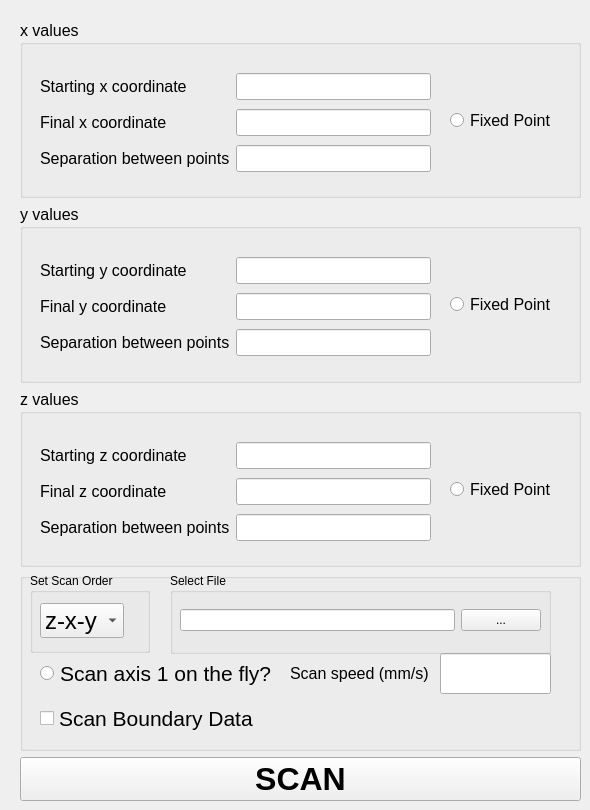
    <widget class="QWidget" name="tab_3">
     <attribute name="title">
      <string>Scan</string>
     </attribute>
     <attribute name="toolTip">
      <string>Scan stages in 3D</string>
     </attribute>
     <widget class="QWidget" name="layoutWidget">
      <property name="geometry">
       <rect>
        <x>20</x>
        <y>20</y>
        <width>561</width>
        <height>781</height>
       </rect>
      </property>
      <layout class="QGridLayout" name="gridLayout_5">
       <item row="1" column="0">
        <widget class="QGroupBox" name="groupBox_15">
         <property name="font">
          <font>
           <pointsize>12</pointsize>
          </font>
         </property>
         <property name="title">
          <string>y values</string>
         </property>
         <widget class="QWidget" name="gridLayoutWidget_17">
          <property name="geometry">
           <rect>
            <x>20</x>
            <y>50</y>
            <width>391</width>
            <height>106</height>
           </rect>
          </property>
          <layout class="QGridLayout" name="gridLayout_17">
           <item row="1" column="0">
            <widget class="QLabel" name="label_49">
             <property name="text">
              <string>Starting y coordinate</string>
             </property>
            </widget>
           </item>
           <item row="2" column="0">
            <widget class="QLabel" name="label_50">
             <property name="text">
              <string>Final y coordinate</string>
             </property>
            </widget>
           </item>
           <item row="2" column="1">
            <widget class="QLineEdit" name="scan_y1Edit">
             <property name="toolTip">
              <string>Enter value for y1</string>
             </property>
            </widget>
           </item>
           <item row="1" column="1">
            <widget class="QLineEdit" name="scan_y0Edit">
             <property name="toolTip">
              <string>Enter value for y0</string>
             </property>
            </widget>
           </item>
           <item row="3" column="0">
            <widget class="QLabel" name="label_51">
             <property name="text">
              <string>Separation between points</string>
             </property>
            </widget>
           </item>
           <item row="3" column="1">
            <widget class="QLineEdit" name="scan_dyEdit">
             <property name="toolTip">
              <string>Enter value for dy</string>
             </property>
            </widget>
           </item>
          </layout>
         </widget>
         <widget class="QRadioButton" name="yplaneRadio">
          <property name="geometry">
           <rect>
            <x>430</x>
            <y>80</y>
            <width>151</width>
            <height>41</height>
           </rect>
          </property>
          <property name="toolTip">
           <string>Scan at fixed y coordinate</string>
          </property>
          <property name="text">
           <string>Fixed Point</string>
          </property>
         </widget>
        </widget>
       </item>
       <item row="2" column="0">
        <widget class="QGroupBox" name="groupBox_16">
         <property name="font">
          <font>
           <pointsize>12</pointsize>
          </font>
         </property>
         <property name="title">
          <string>z values</string>
         </property>
         <widget class="QWidget" name="gridLayoutWidget_18">
          <property name="geometry">
           <rect>
            <x>20</x>
            <y>50</y>
            <width>391</width>
            <height>106</height>
           </rect>
          </property>
          <layout class="QGridLayout" name="gridLayout_18">
           <item row="1" column="0">
            <widget class="QLabel" name="label_52">
             <property name="text">
              <string>Starting z coordinate</string>
             </property>
            </widget>
           </item>
           <item row="2" column="0">
            <widget class="QLabel" name="label_53">
             <property name="text">
              <string>Final z coordinate</string>
             </property>
            </widget>
           </item>
           <item row="2" column="1">
            <widget class="QLineEdit" name="scan_z1Edit">
             <property name="toolTip">
              <string>Enter value for z1</string>
             </property>
            </widget>
           </item>
           <item row="1" column="1">
            <widget class="QLineEdit" name="scan_z0Edit">
             <property name="toolTip">
              <string>Enter value for z0</string>
             </property>
            </widget>
           </item>
           <item row="3" column="0">
            <widget class="QLabel" name="label_54">
             <property name="text">
              <string>Separation between points</string>
             </property>
            </widget>
           </item>
           <item row="3" column="1">
            <widget class="QLineEdit" name="scan_dzEdit">
             <property name="toolTip">
              <string>Enter value for dz</string>
             </property>
            </widget>
           </item>
          </layout>
         </widget>
         <widget class="QRadioButton" name="zplaneRadio">
          <property name="geometry">
           <rect>
            <x>430</x>
            <y>80</y>
            <width>151</width>
            <height>41</height>
           </rect>
          </property>
          <property name="toolTip">
           <string>Scan at fixed z coordinate</string>
          </property>
          <property name="text">
           <string>Fixed Point</string>
          </property>
         </widget>
        </widget>
       </item>
       <item row="3" column="0">
        <widget class="QGroupBox" name="groupBox_3">
         <property name="title">
          <string/>
         </property>
         <widget class="QGroupBox" name="groupBox_2">
          <property name="geometry">
           <rect>
            <x>10</x>
            <y>0</y>
            <width>120</width>
            <height>80</height>
           </rect>
          </property>
          <property name="title">
           <string>Set Scan Order</string>
          </property>
          <widget class="QComboBox" name="scanorder_Combo">
           <property name="geometry">
            <rect>
             <x>10</x>
             <y>30</y>
             <width>84</width>
             <height>35</height>
            </rect>
           </property>
           <property name="font">
            <font>
             <pointsize>18</pointsize>
            </font>
           </property>
           <property name="toolTip">
            <string>Set order of axis scanning</string>
           </property>
           <item>
            <property name="text">
             <string>z-x-y</string>
            </property>
           </item>
           <item>
            <property name="text">
             <string>z-y-x</string>
            </property>
           </item>
           <item>
            <property name="text">
             <string>x-y-z</string>
            </property>
           </item>
           <item>
            <property name="text">
             <string>x-z-y</string>
            </property>
           </item>
           <item>
            <property name="text">
             <string>y-z-x</string>
            </property>
           </item>
           <item>
            <property name="text">
             <string>y-x-z</string>
            </property>
           </item>
          </widget>
         </widget>
         <widget class="QGroupBox" name="groupBox">
          <property name="geometry">
           <rect>
            <x>150</x>
            <y>0</y>
            <width>381</width>
            <height>81</height>
           </rect>
          </property>
          <property name="title">
           <string>Select File</string>
          </property>
          <widget class="QWidget" name="layoutWidget">
           <property name="geometry">
            <rect>
             <x>10</x>
             <y>30</y>
             <width>361</width>
             <height>35</height>
            </rect>
           </property>
           <layout class="QHBoxLayout" name="horizontalLayout">
            <item>
             <widget class="QLineEdit" name="filenameEdit">
              <property name="toolTip">
               <string>File name</string>
              </property>
             </widget>
            </item>
            <item>
             <widget class="QPushButton" name="selectfileButton">
              <property name="toolTip">
               <string>Select file location</string>
              </property>
              <property name="text">
               <string>...</string>
              </property>
             </widget>
            </item>
           </layout>
          </widget>
         </widget>
         <widget class="QRadioButton" name="on_the_fly_radioButton">
          <property name="geometry">
           <rect>
            <x>20</x>
            <y>80</y>
            <width>241</width>
            <height>41</height>
           </rect>
          </property>
          <property name="font">
           <font>
            <pointsize>16</pointsize>
           </font>
          </property>
          <property name="toolTip">
           <string>Scan axis one on the fly</string>
          </property>
          <property name="text">
           <string>Scan axis 1 on the fly?</string>
          </property>
         </widget>
         <widget class="QLineEdit" name="scan_speedEdit">
          <property name="geometry">
           <rect>
            <x>420</x>
            <y>80</y>
            <width>111</width>
            <height>41</height>
           </rect>
          </property>
          <property name="toolTip">
           <string>&lt;html&gt;&lt;head/&gt;&lt;body&gt;&lt;p&gt;Set speed of axis 1 for on-the-fly scan&lt;/p&gt;&lt;/body&gt;&lt;/html&gt;</string>
          </property>
         </widget>
         <widget class="QLabel" name="label_25">
          <property name="geometry">
           <rect>
            <x>270</x>
            <y>80</y>
            <width>141</width>
            <height>41</height>
           </rect>
          </property>
          <property name="font">
           <font>
            <pointsize>12</pointsize>
           </font>
          </property>
          <property name="text">
           <string>Scan speed (mm/s)</string>
          </property>
         </widget>
         <widget class="QCheckBox" name="boundary_data_checkBox">
          <property name="geometry">
           <rect>
            <x>20</x>
            <y>130</y>
            <width>291</width>
            <height>31</height>
           </rect>
          </property>
          <property name="font">
           <font>
            <pointsize>16</pointsize>
           </font>
          </property>
          <property name="toolTip">
           <string>Scan boundary data on volume</string>
          </property>
          <property name="text">
           <string>Scan Boundary Data</string>
          </property>
         </widget>
        </widget>
       </item>
       <item row="0" column="0">
        <widget class="QGroupBox" name="groupBox_13">
         <property name="font">
          <font>
           <pointsize>12</pointsize>
          </font>
         </property>
         <property name="title">
          <string>x values</string>
         </property>
         <widget class="QWidget" name="gridLayoutWidget_15">
          <property name="geometry">
           <rect>
            <x>20</x>
            <y>50</y>
            <width>391</width>
            <height>106</height>
           </rect>
          </property>
          <layout class="QGridLayout" name="gridLayout_15">
           <item row="1" column="0">
            <widget class="QLabel" name="label_43">
             <property name="text">
              <string>Starting x coordinate</string>
             </property>
            </widget>
           </item>
           <item row="2" column="0">
            <widget class="QLabel" name="label_44">
             <property name="text">
              <string>Final x coordinate</string>
             </property>
            </widget>
           </item>
           <item row="2" column="1">
            <widget class="QLineEdit" name="scan_x1Edit">
             <property name="toolTip">
              <string>&lt;html&gt;&lt;head/&gt;&lt;body&gt;&lt;p&gt;Enter value for x1&lt;/p&gt;&lt;/body&gt;&lt;/html&gt;</string>
             </property>
            </widget>
           </item>
           <item row="1" column="1">
            <widget class="QLineEdit" name="scan_x0Edit">
             <property name="toolTip">
              <string>&lt;html&gt;&lt;head/&gt;&lt;body&gt;&lt;p&gt;Enter value for x0&lt;/p&gt;&lt;/body&gt;&lt;/html&gt;</string>
             </property>
            </widget>
           </item>
           <item row="3" column="0">
            <widget class="QLabel" name="label_45">
             <property name="text">
              <string>Separation between points</string>
             </property>
            </widget>
           </item>
           <item row="3" column="1">
            <widget class="QLineEdit" name="scan_dxEdit">
             <property name="toolTip">
              <string>&lt;html&gt;&lt;head/&gt;&lt;body&gt;&lt;p&gt;Enter value for dx&lt;/p&gt;&lt;/body&gt;&lt;/html&gt;</string>
             </property>
            </widget>
           </item>
          </layout>
         </widget>
         <widget class="QRadioButton" name="xplaneRadio">
          <property name="geometry">
           <rect>
            <x>430</x>
            <y>80</y>
            <width>151</width>
            <height>41</height>
           </rect>
          </property>
          <property name="toolTip">
           <string>Scan at fixed x coordinate</string>
          </property>
          <property name="text">
           <string>Fixed Point</string>
          </property>
         </widget>
        </widget>
       </item>
       <item row="4" column="0">
        <widget class="QPushButton" name="scanButton">
         <property name="font">
          <font>
           <pointsize>24</pointsize>
           <weight>75</weight>
           <bold>true</bold>
          </font>
         </property>
         <property name="toolTip">
          <string>&lt;html&gt;&lt;head/&gt;&lt;body&gt;&lt;p&gt;Begin scan in 3D&lt;/p&gt;&lt;/body&gt;&lt;/html&gt;</string>
         </property>
         <property name="text">
          <string>SCAN</string>
         </property>
        </widget>
       </item>
      </layout>
     </widget>
    </widget>
